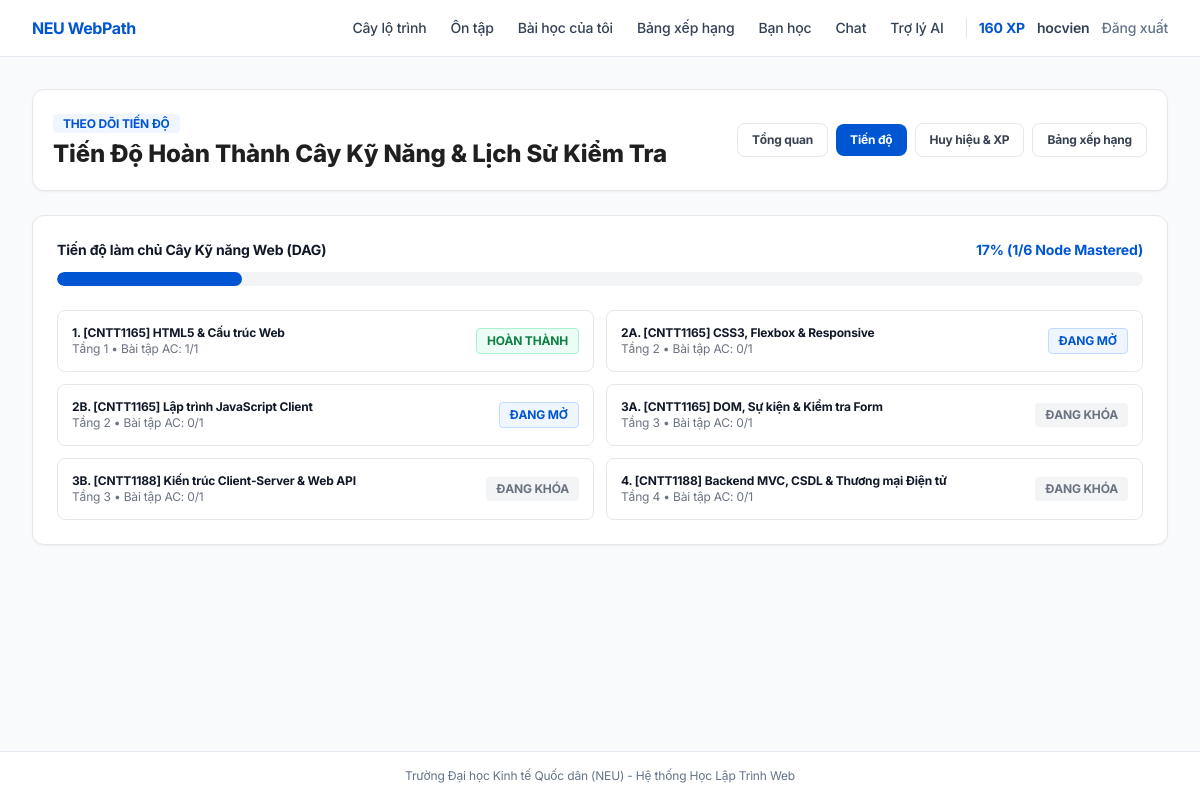
The page /m16/progress (signed in) on the database its author committed.
### app/models/schema.py (models this page shows, shortened)
class User(UserMixin, db.Model):
    __tablename__ = "users"
    id = db.Column(db.Integer, primary_key=True)
    username = db.Column(db.String(64), unique=True, nullable=False, index=True)
    email = db.Column(db.String(191), unique=True, nullable=False, index=True)
    password_hash = db.Column(db.String(255), nullable=False)
    role = db.Column(
        db.Enum("learner", "instructor", "admin", name="user_roles", native_enum=False),
        default="learner",
        nullable=False,
    )
    total_xp = db.Column(db.Integer, default=0, nullable=False)
    current_streak = db.Column(db.Integer, default=1, nullable=False)
    placement_done = db.Column(db.Boolean, default=False, nullable=False)
    placement_level = db.Column(db.String(100), default="Người mới bắt đầu (Tier 1)")
    current_focus_skill_id = db.Column(db.Integer, db.ForeignKey("skills.id", ondelete="SET NULL"))
    created_at = db.Column(db.DateTime, default=lambda: datetime.now(timezone.utc))
    focus_skill = db.relationship("Skill", foreign_keys=[current_focus_skill_id])
    badges = db.relationship("UserBadge", backref="user", cascade="all, delete-orphan")
    @property
    def is_admin_or_instructor(self) -> bool:
        return self.role in ("admin", "instructor")

class Skill(db.Model):
    __tablename__ = "skills"
    id = db.Column(db.Integer, primary_key=True)
    slug = db.Column(db.String(100), unique=True, nullable=False, index=True)
    name = db.Column(db.String(150), nullable=False)
    description = db.Column(db.Text)
    icon = db.Column(db.String(100), default="code")
    tier = db.Column(db.Integer, default=1, nullable=False)
    required_xp = db.Column(db.Integer, default=0, nullable=False)
    required_exercises_count = db.Column(db.Integer, default=1, nullable=False)
    courses = db.relationship("Course", backref="skill", lazy="dynamic")
    exercises = db.relationship("Exercise", backref="skill", lazy="dynamic")

class UserSkillProgress(db.Model):
    __tablename__ = "user_skill_progress"
    id = db.Column(db.Integer, primary_key=True)
    user_id = db.Column(db.Integer, db.ForeignKey("users.id", ondelete="CASCADE"), nullable=False)
    skill_id = db.Column(db.Integer, db.ForeignKey("skills.id", ondelete="CASCADE"), nullable=False)
    status = db.Column(
        db.Enum("locked", "unlocked", "in_progress", "mastered", name="skill_status", native_enum=False),
        default="locked",
        nullable=False,
    )
    earned_xp = db.Column(db.Integer, default=0, nullable=False)
    completed_exercises = db.Column(db.Integer, default=0, nullable=False)
    unlocked_at = db.Column(db.DateTime)
    mastered_at = db.Column(db.DateTime)
    skill = db.relationship("Skill")
    __table_args__ = (
        UniqueConstraint("user_id", "skill_id", name="uq_user_skill"),
        Index("idx_user_skill_status", "user_id", "status"),
    )

### app/blueprints/m16.py (the view)
@m16_bp.route("/progress")
@login_required
def progress():
    sync_user_skill_tree(current_user.id)
    skills = Skill.query.order_by(Skill.tier.asc(), Skill.id.asc()).all()
    prog_map = {
        p.skill_id: p
        for p in UserSkillProgress.query.filter_by(user_id=current_user.id).all()
    }
    lessons = Lesson.query.order_by(Lesson.course_id.asc(), Lesson.order_index.asc()).all()
    lesson_prog_map = {
        lp.lesson_id: lp
        for lp in UserLessonProgress.query.filter_by(user_id=current_user.id).all()
    }
    mastered_count = sum(1 for p in prog_map.values() if p.status == "mastered")
    total_skills = len(skills)
    percent = round((mastered_count / total_skills) * 100) if total_skills else 0
    return render_template(
        "m16/progress.html",
        skills=skills,
        prog_map=prog_map,
        lessons=lessons,
        lesson_prog_map=lesson_prog_map,
        mastered_count=mastered_count,
        total_skills=total_skills,
        percent=percent,
    )

### app/models/schema.py (called while the page is built)
@login_manager.user_loader
def load_user(user_id: str):
    return db.session.get(User, int(user_id))

### app/templates/m16/progress.html (shortened to what this page needs)
{% extends "base.html" %}
{% block content %}
<div class="w-full px-4 sm:px-6 lg:px-8 sm:px-6 lg:px-8 py-8 space-y-6">
    <div class="bg-white border border-gray-200 rounded-xl p-4 sm:p-5 shadow-sm flex flex-col md:flex-row md:items-center justify-between gap-4">
        <div>
            <span class="px-2.5 py-0.5 rounded bg-[#F0F6FF] text-[#0056D2] text-xs font-bold uppercase">
                Theo dõi Tiến độ
            </span>
            <h1 class="text-2xl font-extrabold text-[#1F1F1F] mt-1">
                Tiến Độ Hoàn Thành Cây Kỹ Năng & Lịch Sử Kiểm Tra
            </h1>
        </div>
        <div class="flex flex-wrap items-center gap-2 text-xs font-bold">
            <a href="{{ url_for('m16.index') }}" class="px-3.5 py-2 rounded-lg border border-gray-200 text-gray-700 hover:bg-gray-50">
                Tổng quan
            </a>
            <a href="{{ url_for('m16.progress') }}" class="px-3.5 py-2 rounded-lg bg-[#0056D2] text-white">
                Tiến độ
            </a>
            <a href="{{ url_for('m16.achievements') }}" class="px-3.5 py-2 rounded-lg border border-gray-200 text-gray-700 hover:bg-gray-50">
                Huy hiệu & XP
            </a>
            <a href="{{ url_for('m16.leaderboard') }}" class="px-3.5 py-2 rounded-lg border border-gray-200 text-gray-700 hover:bg-gray-50">
                Bảng xếp hạng
            </a>
        </div>
    </div>
    <div class="rounded-xl border border-gray-200 bg-white p-6 shadow-sm">
        <div class="flex justify-between text-sm font-bold text-gray-900">
            <span>Tiến độ làm chủ Cây Kỹ năng Web (DAG)</span>
            <span class="text-[#0056D2]">{{ percent }}% ({{ mastered_count }}/{{ total_skills }} Node Mastered)</span>
        </div>
        <div class="mt-3 h-3.5 overflow-hidden rounded-full bg-gray-100">
            <div class="h-full rounded-full bg-[#0056D2] transition-all" style="width: {{ percent }}%"></div>
        </div>
        <div class="mt-6 grid sm:grid-cols-2 gap-3">
            {% for s in skills %}
                {% set p = prog_map.get(s.id) %}
                {% set st = p.status if p else 'locked' %}
                <div class="flex items-center justify-between rounded-lg border border-gray-200 p-3.5 text-xs">
                    <div>
                        <span class="font-bold text-gray-900 block">{{ s.name }}</span>
                        <span class="text-gray-500">Tầng {{ s.tier }} • Bài tập AC: {{ p.completed_exercises if p else 0 }}/{{ s.required_exercises_count }}</span>
                    </div>
                    <span class="px-2.5 py-1 rounded font-bold uppercase
                        {% if st == 'mastered' %}bg-emerald-50 text-[#0E8043] border border-emerald-200
                        {% elif st in ('unlocked', 'in_progress') %}bg-[#F0F6FF] text-[#0056D2] border border-blue-200
                        {% else %}bg-gray-100 text-gray-500{% endif %}">
                        {{ 'Hoàn thành' if st == 'mastered' else ('Đang mở' if st in ('unlocked', 'in_progress') else 'Đang khóa') }}
                    </span>
                </div>
            {% endfor %}
        </div>
    </div>
    </div>
{% endblock %}

### app/templates/base.html (shortened to what this page needs)
<!DOCTYPE html>
<html lang="vi">
<head>
    <script src="https://cdn.tailwindcss.com"></script>
    <link rel="stylesheet" href="{{ url_for('static', filename='css/responsive.css') }}">
</head>
<body class="min-h-screen flex flex-col bg-[#F8FAFC] text-slate-800">
    <header class="bg-white border-b border-slate-200 sticky top-0 z-50">
        <div class="w-full px-4 sm:px-8 min-h-[3.5rem] py-2 flex flex-wrap items-center justify-between gap-4">
            <a href="{{ url_for('main.index') }}" class="text-base font-bold text-[#0056D2] shrink-0 tracking-tight">
                NEU WebPath
            </a>
            <div class="flex flex-wrap items-center gap-3 ml-auto">
                <nav class="flex flex-wrap items-center gap-1 text-sm font-medium">
                    <a href="{{ url_for('skills.tree_view') }}" class="px-2.5 py-1.5 rounded transition whitespace-nowrap {% if 'skills' in (request.endpoint or '') %}bg-blue-50 text-[#0056D2] font-semibold{% else %}text-slate-700 hover:bg-slate-100{% endif %}">
                        Cây lộ trình
                    </a>
                    {% if current_user.is_authenticated %}
                        {% if current_user.role == 'learner' %}
                        <a href="{{ url_for('practice') }}" class="px-2.5 py-1.5 rounded transition whitespace-nowrap {% if request.endpoint in ('practice', 'main.practice') %}bg-blue-50 text-[#0056D2] font-semibold{% else %}text-slate-700 hover:bg-slate-100{% endif %}">
                            Ôn tập
                        </a>
                        {% endif %}
                        <a href="{{ url_for('main.dashboard') }}" class="px-2.5 py-1.5 rounded transition whitespace-nowrap {% if request.endpoint == 'main.dashboard' %}bg-blue-50 text-[#0056D2] font-semibold{% else %}text-slate-700 hover:bg-slate-100{% endif %}">
                            Bài học của tôi
                        </a>
                        <a href="{{ url_for('m16.leaderboard') }}" class="px-2.5 py-1.5 rounded transition whitespace-nowrap {% if request.endpoint == 'm16.leaderboard' %}bg-blue-50 text-[#0056D2] font-semibold{% else %}text-slate-700 hover:bg-slate-100{% endif %}">
                            Bảng xếp hạng
                        </a>
                        <a href="{{ url_for('buddy.index') }}" class="px-2.5 py-1.5 rounded transition whitespace-nowrap {% if request.blueprint == 'buddy' %}bg-blue-50 text-[#0056D2] font-semibold{% else %}text-slate-700 hover:bg-slate-100{% endif %}">
                            Bạn học
                        </a>
                        <a href="{{ url_for('chat.index') }}" class="px-2.5 py-1.5 rounded transition whitespace-nowrap {% if request.blueprint == 'chat' %}bg-blue-50 text-[#0056D2] font-semibold{% else %}text-slate-700 hover:bg-slate-100{% endif %}">
                            Chat
                        </a>
                        <a href="{{ url_for('ai.index') }}" class="px-2.5 py-1.5 rounded transition whitespace-nowrap {% if request.blueprint == 'ai' %}bg-blue-50 text-[#0056D2] font-semibold{% else %}text-slate-700 hover:bg-slate-100{% endif %}">
                            Trợ lý AI
                        </a>
                    {% endif %}
                </nav>
                <div class="flex items-center gap-3 pl-3 border-l border-slate-200 text-xs sm:text-sm">
                    {% if current_user.is_authenticated %}
                        <span class="font-bold text-[#0056D2] whitespace-nowrap">
                            <span id="nav-user-xp">{{ current_user.total_xp }}</span> XP
                        </span>
                        <span class="hidden sm:inline font-semibold text-slate-700 whitespace-nowrap">{{ current_user.username }}</span>
                        <a href="{{ url_for('auth.logout') }}" class="text-slate-500 hover:text-red-600 font-medium whitespace-nowrap">
                            Đăng xuất
                        </a>
                    {% endif %}
                </div>
            </div>
        </div>
    </header>
    <main class="flex-1">
        {% block content %}{% endblock %}
    </main>
    {% if request.endpoint != 'judge.workspace' %}
    <footer class="bg-white border-t border-slate-200 mt-10 py-4 text-center text-xs text-slate-500">
        Trường Đại học Kinh tế Quốc dân (NEU) - Hệ thống Học Lập Trình Web
    </footer>
    {% endif %}
</body>
</html>

### app/static/css/responsive.css (style rules this page uses)
:root { --touch-target-min: 44px; }
html, body { max-width: 100vw; overflow-x: hidden; -webkit-tap-highlight-color: transparent; }

### app/templates/base.html (style rules this page uses)
body { background-color: #F8FAFC; color: #1E293B; font-family: 'Inter', -apple-system, BlinkMacSystemFont, 'Segoe UI', Roboto, 'Helvetica Neue', Arial, sans-serif; -webkit-font-smoothing: antialiased; -moz-osx-font-smoothing: grayscale; letter-spacing: -0.011em; }

### rows shown on the page
User: total_xp "160", username "hocvien"
Skill: name "1. [CNTT1165] HTML5 & Cấu trúc Web", tier "1", required_exercises_count "1", value "HOÀN THÀNH"
UserSkillProgress: completed_exercises "1"
Skill: name "2A. [CNTT1165] CSS3, Flexbox & Responsive", tier "2", required_exercises_count "1", value "ĐANG MỞ"
UserSkillProgress: completed_exercises "0"
Skill: name "2B. [CNTT1165] Lập trình JavaScript Client", tier "2", required_exercises_count "1", value "ĐANG MỞ"
UserSkillProgress: completed_exercises "0"
Skill: name "3A. [CNTT1165] DOM, Sự kiện & Kiểm tra Form", tier "3", required_exercises_count "1", value "ĐANG KHÓA"
UserSkillProgress: completed_exercises "0"
Skill: name "3B. [CNTT1188] Kiến trúc Client-Server & Web API", tier "3", required_exercises_count "1", value "ĐANG KHÓA"
UserSkillProgress: completed_exercises "0"
Skill: name "4. [CNTT1188] Backend MVC, CSDL & Thương mại Điện tử", tier "4", required_exercises_count "1", value "ĐANG KHÓA"
UserSkillProgress: completed_exercises "0"

### other values the page prints
{{ percent }} "17"
{{ mastered_count }} "1"
{{ total_skills }} "6"
